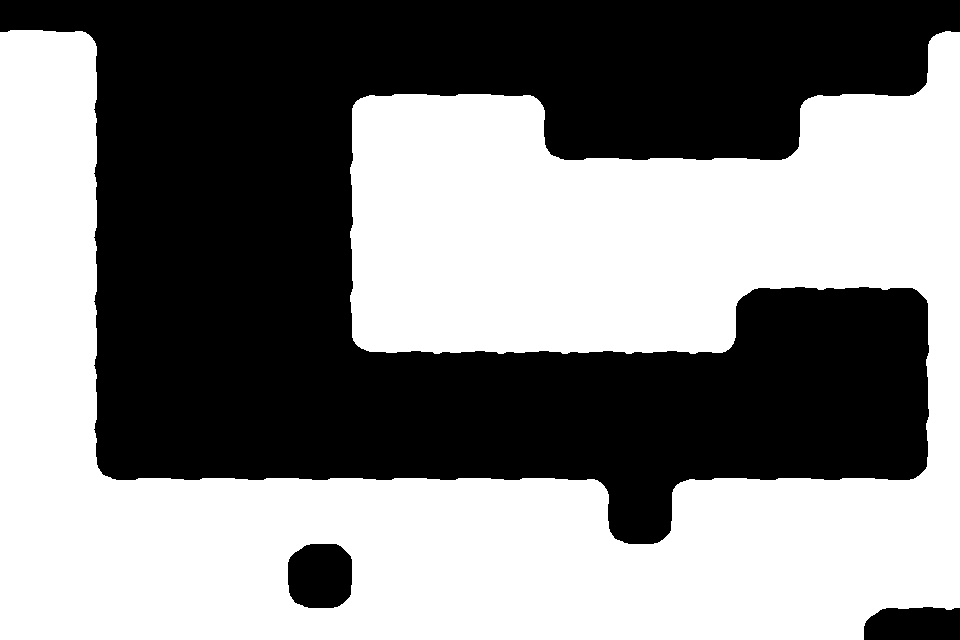

A 2D game scene composited from a Tiled map and its tileset images. What follows is a short description and the map's XML, with every tile layer's data as written:
An orthogonal 15x10 tile map with 64x64 px tiles, 1 tile layer (Chao) and 18 objects (13x Prefab, 3x Fronteira).

<map version="1.0" orientation="orthogonal" renderorder="right-down" width="15" height="10" tilewidth="64" tileheight="64" nextobjectid="101">
 <tileset firstgid="1" source="TilesetSimples/tileset.tsx" />
 <layer name="Chao" width="15" height="10">
  <properties>
   <property name="unity:layer" value="Solido" />
  </properties>
  <data encoding="csv">
2,3,0,0,0,0,0,0,0,0,0,0,0,0,1,
7,8,0,0,0,1,2,2,3,0,0,0,1,2,4,
7,8,0,0,0,6,7,7,5,2,2,2,4,7,7,
7,8,0,0,0,6,7,7,7,7,7,7,7,7,7,
7,8,0,0,0,6,7,7,7,7,7,10,12,12,9,
7,8,0,0,0,11,12,12,12,12,12,13,0,0,6,
7,8,0,0,0,0,0,0,0,0,0,0,0,0,6,
7,5,2,2,2,2,2,2,2,3,1,2,2,2,4,
7,7,7,7,10,9,7,7,7,5,4,7,7,7,7,
7,7,7,7,5,4,7,7,7,7,7,7,7,10,12
</data>
 </layer>
 <objectgroup name="Objetos" offsetx="0" offsety="-32">
  <properties>
   <property name="unity:layer" value="Objetos" />
  </properties>
  <object id="13" name="Fronteira" x="-65" y="-288" width="64" height="929" />
  <object id="14" name="Fronteira" x="0" y="-320" width="960" height="64" />
  <object id="15" name="Fronteira" x="960" y="-288" width="64" height="928" />
  <object id="78" name="Bloco" type="Prefab" gid="21" x="704" y="512" width="64" height="64" />
  <object id="79" name="Bloco" type="Prefab" gid="21" x="704" y="448" width="64" height="64" />
  <object id="80" name="Porta" type="Prefab" gid="17" x="832" y="512" width="64" height="64" />
  <object id="82" name="Espinho" type="Prefab" gid="14" x="640" y="576" width="64" height="64">
   <properties>
    <property name="unity:layer" value="Morte" />
   </properties>
  </object>
  <object id="84" name="Espinho" type="Prefab" gid="14" x="576" y="576" width="64" height="64">
   <properties>
    <property name="unity:layer" value="Morte" />
   </properties>
  </object>
  <object id="85" name="Cristal" type="Prefab" gid="23" x="128" y="384" width="64" height="64" />
  <object id="86" name="Cristal" type="Prefab" gid="23" x="256" y="384" width="64" height="64" />
  <object id="88" name="Jogador" type="Prefab" gid="20" x="448" y="128" width="64" height="64" />
  <object id="89" name="Chave" type="Prefab" gid="18" x="832" y="128" width="64" height="64" />
  <object id="90" name="Espinho" type="Prefab" gid="14" x="512" y="192" width="64" height="64">
   <properties>
    <property name="unity:layer" value="Morte" />
   </properties>
  </object>
  <object id="91" name="Espinho" type="Prefab" gid="14" x="640" y="192" width="64" height="64">
   <properties>
    <property name="unity:layer" value="Morte" />
   </properties>
  </object>
  <object id="92" name="Espinho" type="Prefab" gid="14" x="768" y="192" width="64" height="64">
   <properties>
    <property name="unity:layer" value="Morte" />
   </properties>
  </object>
  <object id="93" gid="14" x="522" y="298" width="64" height="64" />
  <object id="94" gid="14" x="528" y="235" width="64" height="64" />
  <object id="100" name="Espinho" type="Prefab" gid="14" x="192" y="512" width="64" height="64">
   <properties>
    <property name="unity:layer" value="Morte" />
   </properties>
  </object>
 </objectgroup>
</map>
